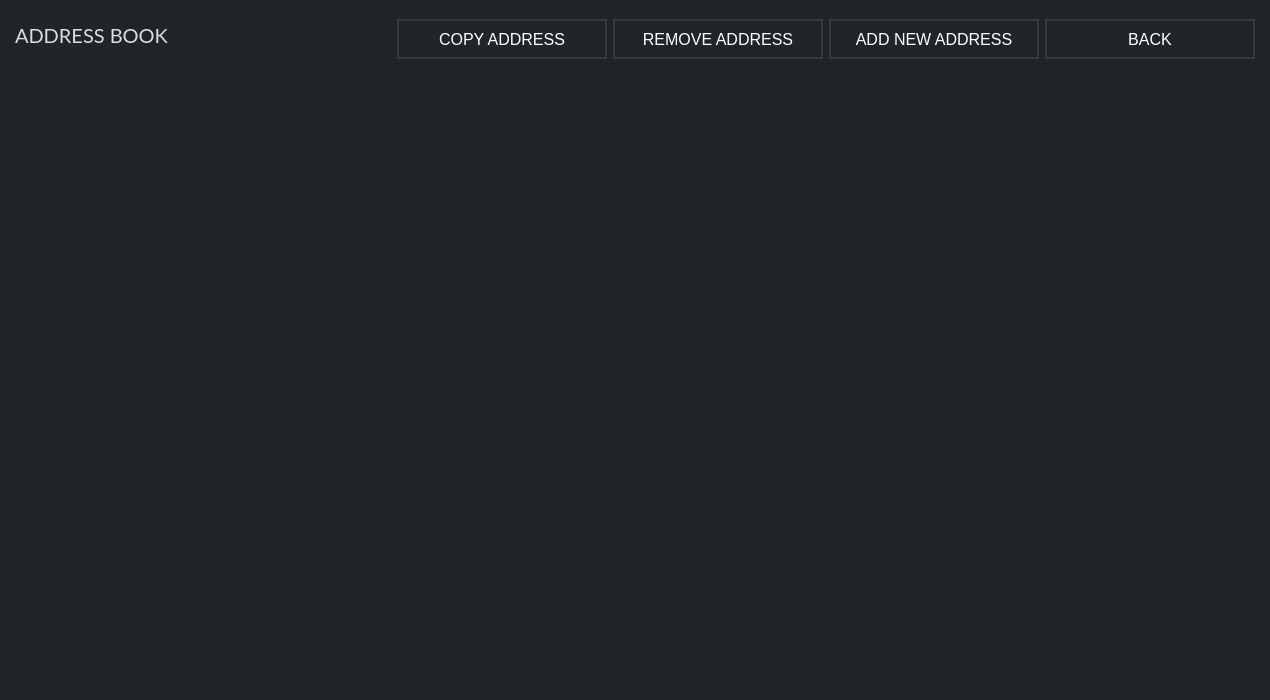
<?xml version="1.0" encoding="UTF-8"?>
<ui version="4.0">
 <class>AddressBookFrame</class>
 <widget class="QFrame" name="AddressBookFrame">
  <property name="geometry">
   <rect>
    <x>0</x>
    <y>0</y>
    <width>1270</width>
    <height>700</height>
   </rect>
  </property>
  <property name="sizePolicy">
   <sizepolicy hsizetype="Preferred" vsizetype="Preferred">
    <horstretch>0</horstretch>
    <verstretch>0</verstretch>
   </sizepolicy>
  </property>
  <property name="minimumSize">
   <size>
    <width>1270</width>
    <height>700</height>
   </size>
  </property>
  <property name="maximumSize">
   <size>
    <width>16777215</width>
    <height>16777215</height>
   </size>
  </property>
  <property name="font">
   <font>
    <family>Lato</family>
    <pointsize>9</pointsize>
   </font>
  </property>
  <property name="windowTitle">
   <string>Frame</string>
  </property>
  <property name="styleSheet">
   <string notr="true">color: #eee;
border: 0px;
background-color: #212529;</string>
  </property>
  <property name="frameShape">
   <enum>QFrame::NoFrame</enum>
  </property>
  <property name="frameShadow">
   <enum>QFrame::Plain</enum>
  </property>
  <layout class="QVBoxLayout" name="verticalLayout">
   <property name="leftMargin">
    <number>15</number>
   </property>
   <property name="topMargin">
    <number>5</number>
   </property>
   <property name="rightMargin">
    <number>15</number>
   </property>
   <property name="bottomMargin">
    <number>15</number>
   </property>
   <item>
    <layout class="QHBoxLayout" name="horizontalLayout_2">
     <property name="topMargin">
      <number>10</number>
     </property>
     <property name="bottomMargin">
      <number>10</number>
     </property>
     <item>
      <widget class="QLabel" name="label">
       <property name="font">
        <font>
         <family>Lato</family>
         <pointsize>-1</pointsize>
        </font>
       </property>
       <property name="styleSheet">
        <string notr="true">color: #ddd; 
font-size: 20px;
font-family: Lato;</string>
       </property>
       <property name="text">
        <string>ADDRESS BOOK</string>
       </property>
      </widget>
     </item>
     <item>
      <widget class="QPushButton" name="m_copyAddressButton">
       <property name="enabled">
        <bool>false</bool>
       </property>
       <property name="minimumSize">
        <size>
         <width>210</width>
         <height>40</height>
        </size>
       </property>
       <property name="maximumSize">
        <size>
         <width>171</width>
         <height>31</height>
        </size>
       </property>
       <property name="font">
        <font>
         <pointsize>-1</pointsize>
        </font>
       </property>
       <property name="styleSheet">
        <string notr="true">color: white; border: 2px solid #343a40; font-size: 16px;</string>
       </property>
       <property name="text">
        <string>COPY ADDRESS</string>
       </property>
      </widget>
     </item>
     <item>
      <widget class="QPushButton" name="m_deleteAddressButton">
       <property name="enabled">
        <bool>false</bool>
       </property>
       <property name="minimumSize">
        <size>
         <width>210</width>
         <height>40</height>
        </size>
       </property>
       <property name="maximumSize">
        <size>
         <width>171</width>
         <height>31</height>
        </size>
       </property>
       <property name="font">
        <font>
         <pointsize>-1</pointsize>
        </font>
       </property>
       <property name="styleSheet">
        <string notr="true">color: white; border: 2px solid #343a40; font-size: 16px;</string>
       </property>
       <property name="text">
        <string>REMOVE ADDRESS</string>
       </property>
      </widget>
     </item>
     <item>
      <widget class="QPushButton" name="m_addAddressButton">
       <property name="minimumSize">
        <size>
         <width>210</width>
         <height>40</height>
        </size>
       </property>
       <property name="maximumSize">
        <size>
         <width>171</width>
         <height>31</height>
        </size>
       </property>
       <property name="font">
        <font>
         <pointsize>-1</pointsize>
        </font>
       </property>
       <property name="styleSheet">
        <string notr="true">color: white; border: 2px solid #343a40; font-size: 16px;</string>
       </property>
       <property name="text">
        <string>ADD NEW ADDRESS</string>
       </property>
      </widget>
     </item>
     <item>
      <widget class="QPushButton" name="m_backButton">
       <property name="minimumSize">
        <size>
         <width>210</width>
         <height>40</height>
        </size>
       </property>
       <property name="maximumSize">
        <size>
         <width>171</width>
         <height>31</height>
        </size>
       </property>
       <property name="font">
        <font>
         <pointsize>-1</pointsize>
        </font>
       </property>
       <property name="styleSheet">
        <string notr="true">color: white; border: 2px solid #343a40; font-size: 16px;</string>
       </property>
       <property name="text">
        <string>BACK</string>
       </property>
      </widget>
     </item>
    </layout>
   </item>
   <item>
    <widget class="QTreeView" name="m_addressBookView">
     <property name="minimumSize">
      <size>
       <width>1270</width>
       <height>550</height>
      </size>
     </property>
     <property name="font">
      <font>
       <family>Lato</family>
       <pointsize>10</pointsize>
      </font>
     </property>
     <property name="styleSheet">
      <string notr="true">QHeaderView::section {
background-color: #212529; 
   color: #eee;
font-family: Lato;
    font-size: 12px;
    border: 0px solid white;
border-bottom: 1px solid orange;
   height: 30px;

}

QTreeView::item
{
    font: 10px;
    color: #eee;
    height: 30px;
}

QTreeView::branch:selected {
  background-color: orange;
  color: black;
}

QWidget:item:selected {
  background-color: #212529;
  color: #eee;
}

</string>
     </property>
     <property name="frameShape">
      <enum>QFrame::NoFrame</enum>
     </property>
     <property name="frameShadow">
      <enum>QFrame::Plain</enum>
     </property>
     <property name="lineWidth">
      <number>0</number>
     </property>
     <property name="indentation">
      <number>5</number>
     </property>
     <property name="sortingEnabled">
      <bool>true</bool>
     </property>
     <attribute name="headerShowSortIndicator" stdset="0">
      <bool>true</bool>
     </attribute>
    </widget>
   </item>
   <item>
    <spacer name="verticalSpacer">
     <property name="orientation">
      <enum>Qt::Vertical</enum>
     </property>
     <property name="sizeHint" stdset="0">
      <size>
       <width>20</width>
       <height>40</height>
      </size>
     </property>
    </spacer>
   </item>
  </layout>
 </widget>
 <resources/>
 <connections>
  <connection>
   <sender>m_addAddressButton</sender>
   <signal>clicked()</signal>
   <receiver>AddressBookFrame</receiver>
   <slot>addClicked()</slot>
   <hints>
    <hint type="sourcelabel">
     <x>53</x>
     <y>556</y>
    </hint>
    <hint type="destinationlabel">
     <x>436</x>
     <y>292</y>
    </hint>
   </hints>
  </connection>
  <connection>
   <sender>m_deleteAddressButton</sender>
   <signal>clicked()</signal>
   <receiver>AddressBookFrame</receiver>
   <slot>deleteClicked()</slot>
   <hints>
    <hint type="sourcelabel">
     <x>148</x>
     <y>556</y>
    </hint>
    <hint type="destinationlabel">
     <x>436</x>
     <y>292</y>
    </hint>
   </hints>
  </connection>
  <connection>
   <sender>m_copyAddressButton</sender>
   <signal>clicked()</signal>
   <receiver>AddressBookFrame</receiver>
   <slot>copyClicked()</slot>
   <hints>
    <hint type="sourcelabel">
     <x>243</x>
     <y>556</y>
    </hint>
    <hint type="destinationlabel">
     <x>436</x>
     <y>292</y>
    </hint>
   </hints>
  </connection>
  <connection>
   <sender>m_addressBookView</sender>
   <signal>doubleClicked(QModelIndex)</signal>
   <receiver>AddressBookFrame</receiver>
   <slot>addressDoubleClicked(QModelIndex)</slot>
   <hints>
    <hint type="sourcelabel">
     <x>436</x>
     <y>271</y>
    </hint>
    <hint type="destinationlabel">
     <x>436</x>
     <y>292</y>
    </hint>
   </hints>
  </connection>
  <connection>
   <sender>m_backButton</sender>
   <signal>clicked()</signal>
   <receiver>AddressBookFrame</receiver>
   <slot>backClicked()</slot>
   <hints>
    <hint type="sourcelabel">
     <x>1198</x>
     <y>28</y>
    </hint>
    <hint type="destinationlabel">
     <x>649</x>
     <y>349</y>
    </hint>
   </hints>
  </connection>
 </connections>
 <slots>
  <slot>addClicked()</slot>
  <slot>backClicked()</slot>
  <slot>deleteClicked()</slot>
  <slot>copyClicked()</slot>
  <slot>addressDoubleClicked(QModelIndex)</slot>
 </slots>
</ui>
